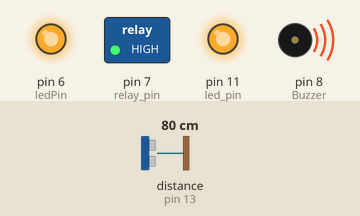
Simulated run of this sketch. Board: Arduino Uno, built with avr-gcc and run on an emulated ATmega328P. Parts: switched loads named in the sketch (green lamp = pin HIGH), output pins drawn as LEDs (lit = HIGH), buzzer (waves = sounding). Wiring (inferred from the names in the program): ultrasonic range finder: trigger pin 12; echo pin 13. The inputs (shaded band) are chosen by the test bench; at power-on: distance to the obstacle (sensor on pin 13) 80 cm. The echo pulse lasts 58.3 µs per cm; pins used as bus, display or sensor lines are not drawn; what the sketch prints to the serial monitor is not drawn.

Above: at 1.3 s.
1.4 s: distance to the obstacle (sensor on pin 13) set to 9 cm
2.9 s: distance to the obstacle (sensor on pin 13) set to 6 cm
At 3.4 s:
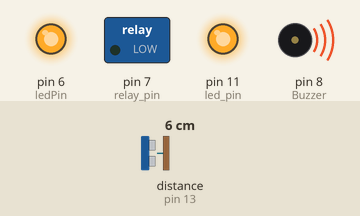
5.9 s: distance to the obstacle (sensor on pin 13) set to 250 cm
At 8.4 s:
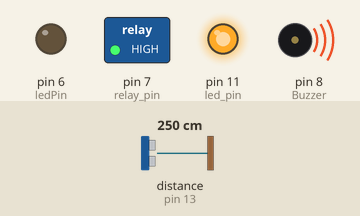
8.9 s: distance to the obstacle (sensor on pin 13) set to 202 cm
10.4 s: distance to the obstacle (sensor on pin 13) set to 196 cm
At 11.5 s:
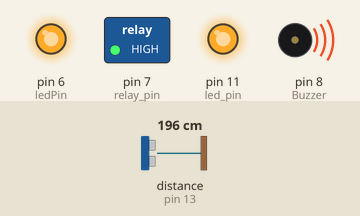
12.1 s: distance to the obstacle (sensor on pin 13) set to 299 cm
At 13.0 s:
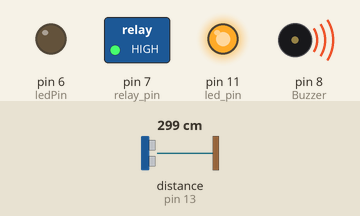
Timing chart, 0 to 14.6 s (numbered marks = the images above; inputs shaded):
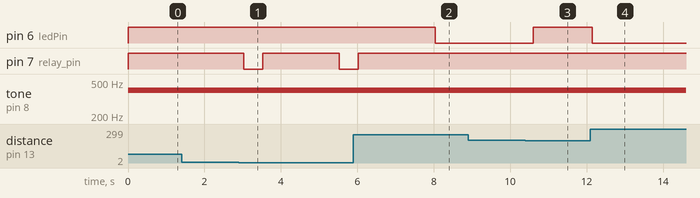

Measured:
- the behaviour switches between 8 and 7 cm on distance to the obstacle (sensor on pin 13) (found by bisection; images 0 and 1)
- the behaviour switches between 200 and 199 cm on distance to the obstacle (sensor on pin 13) (found by bisection; images 2 and 3)
- after the input at 1.4 s, every drawn part: stays the same
- after the input at 2.9 s, pin 7 (relay_pin): HIGH → LOW after 0.12 s, → HIGH 0.50 s later, → LOW 2.0 s later
- after the input at 5.9 s, pin 6 (ledPin): HIGH → LOW after 2.1 s; pin 7 (relay_pin): goes on until 6.0 s, then stays HIGH
- after the input at 8.9 s, every drawn part: stays the same
- after the input at 10.4 s, pin 6 (ledPin): LOW → HIGH after 0.20 s
- after the input at 12.1 s, pin 6 (ledPin): HIGH → LOW after 0.05 s

The sketch:

automatic_hand_sanitizer_Initial_.ino
```cpp
/* This simple project describes how to make an ultrasonic alarm system using
LED, Ultasonic Sensor(HC-SR04) and a buzzer.*/

//Firstly the connections of ultrasonic Sensor.Connect +5v and GND normally and trigger pin to 12 & echo pin to 13.
int relay_pin = 7;
int led_pin = 11;
#define trigPin 12
#define echoPin 13
int Buzzer = 8; // Connect buzzer pin to 8
int ledPin= 6;  //Connect LEd pin to 6
int duration, distance; //to measure the distance and time taken

void setup() {
        Serial.begin (9600);
        //Define the output and input objects(devices)
        pinMode(trigPin, OUTPUT);
        pinMode(echoPin, INPUT);
        pinMode(Buzzer, OUTPUT);
        pinMode(ledPin, OUTPUT);

        pinMode(relay_pin,OUTPUT);
  pinMode(led_pin,OUTPUT);
  digitalWrite(led_pin,HIGH);
}

void loop() {

    digitalWrite(trigPin, HIGH);
    delayMicroseconds(10);
    digitalWrite(trigPin, LOW);
    duration = pulseIn(echoPin, HIGH);
    distance = (duration/2) / 29.1;
    //when distance is greater than or equal to 200 OR less than or equal to 0,the buzzer and LED are off
  if (distance >= 200 || distance <= 0)
        {
        Serial.println("no object detected");
        digitalWrite(Buzzer,LOW);
        digitalWrite(ledPin,LOW);
        }
  else {
        Serial.println(" object detected \n");
        Serial.print("distance= ");
        Serial.print(distance);        //prints the distance if it is between the range 0 to 200
        tone(Buzzer,400);              // play tone of 400Hz for 500 ms
        digitalWrite(ledPin,HIGH);

  }

  if(distance>=7)
  {
        digitalWrite(relay_pin,HIGH);
        delay(500);

  }
  else{
        digitalWrite(relay_pin,LOW);
        delay(500);
        digitalWrite(relay_pin,HIGH);
        delay(2000);
    }

}
```
